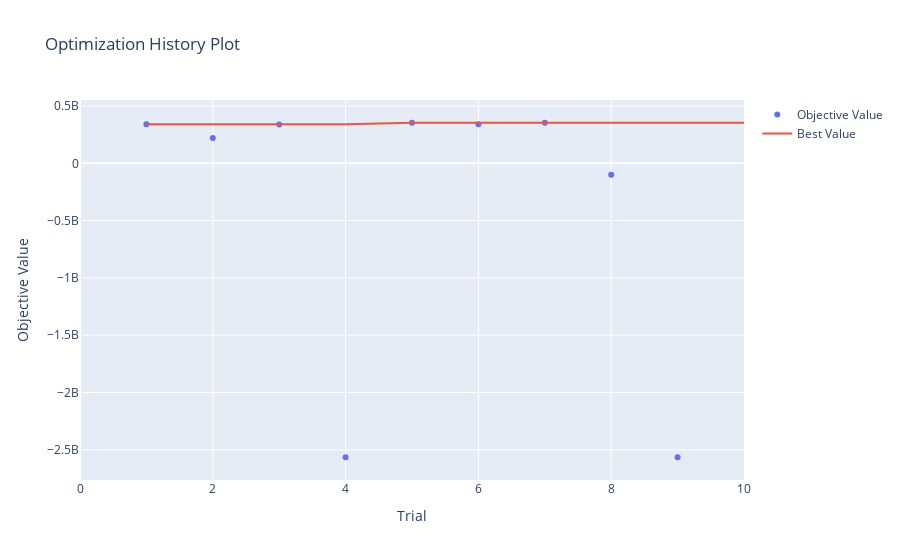

Source (notebook cell):
### Code cell
optuna.visualization.plot_optimization_history(study)

### Figure 1 — Plotly figure (JSON) as saved in the notebook; plotly's stock layout.template omitted (floating-point values rounded to 4 significant figures)
{"data": [{"mode": "markers", "name": "Objective Value", "type": "scatter", "x": [1, 2, 3, 4, 5, 6, 7, 8, 9], "y": [340400000.0, 222200000.0, 339600000.0, -2565000000.0, 353800000.0, 341100000.0, 354500000.0, -99820000.0, -2565000000.0]}, {"mode": "lines", "name": "Best Value", "type": "scatter", "x": [0, 1, 2, 3, 4, 5, 6, 7, 8, 9, 10], "y": [null, 340400000.0, 340400000.0, 340400000.0, 340400000.0, 353800000.0, 353800000.0, 354500000.0, 354500000.0, 354500000.0, 354500000.0]}, {"marker": {"color": "#cccccc"}, "mode": "markers", "name": "Infeasible Trial", "showlegend": false, "type": "scatter", "x": [], "y": []}], "layout": {"title": {"text": "Optimization History Plot"}, "xaxis": {"title": {"text": "Trial"}}, "yaxis": {"title": {"text": "Objective Value"}}}}
